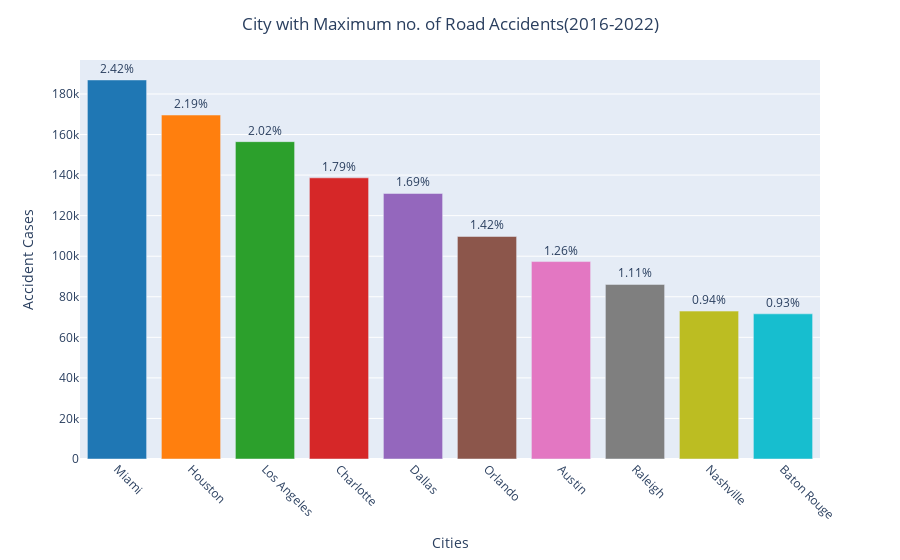

Notebook cell for this chart:
### Code cell
total_cases = len(df)

# Calculate the percentage of total cases for each city
top_10_cities['Percentage'] = (top_10_cities['Cases'] / total_cases) * 100

# Define custom colors for the bars
custom_colors = ['#1f77b4', '#ff7f0e', '#2ca02c', '#d62728', '#9467bd',
                 '#8c564b', '#e377c2', '#7f7f7f', '#bcbd22', '#17becf']

fig = px.bar(
    top_10_cities,
    x='City',
    y='Cases',
    color='City',  
    color_discrete_sequence=custom_colors, 
    text='Percentage',  
    labels={'Percentage': 'Percentage (%)', 'Cases': 'Accident Cases', 'City': 'Cities'}  
)

fig.update_xaxes(tickangle=45) 

# Display percentage as text on top of bars with a specific format
fig.update_traces(texttemplate='%{text:.2f}%', textposition='outside')

fig.update_layout(showlegend=False,
                  title={'text':'City with Maximum no. of Road Accidents(2016-2022)', 'x':0.5}                 )

fig.show()

### Figure 1 — Plotly figure (JSON) as saved in the notebook; plotly's stock layout.template omitted (floating-point values rounded to 4 significant figures)
{"data": [{"alignmentgroup": "True", "hovertemplate": "Cities=%{x}<br>Accident Cases=%{y}<br>Percentage (%)=%{text}<extra></extra>", "legendgroup": "Miami", "marker": {"color": "#1f77b4", "pattern": {"shape": ""}}, "name": "Miami", "offsetgroup": "Miami", "orientation": "v", "showlegend": true, "text": [2.419], "textposition": "outside", "texttemplate": "%{text:.2f}%", "type": "bar", "x": ["Miami"], "xaxis": "x", "y": [186917], "yaxis": "y"}, {"alignmentgroup": "True", "hovertemplate": "Cities=%{x}<br>Accident Cases=%{y}<br>Percentage (%)=%{text}<extra></extra>", "legendgroup": "Houston", "marker": {"color": "#ff7f0e", "pattern": {"shape": ""}}, "name": "Houston", "offsetgroup": "Houston", "orientation": "v", "showlegend": true, "text": [2.195], "textposition": "outside", "texttemplate": "%{text:.2f}%", "type": "bar", "x": ["Houston"], "xaxis": "x", "y": [169609], "yaxis": "y"}, {"alignmentgroup": "True", "hovertemplate": "Cities=%{x}<br>Accident Cases=%{y}<br>Percentage (%)=%{text}<extra></extra>", "legendgroup": "Los Angeles", "marker": {"color": "#2ca02c", "pattern": {"shape": ""}}, "name": "Los Angeles", "offsetgroup": "Los Angeles", "orientation": "v", "showlegend": true, "text": [2.025], "textposition": "outside", "texttemplate": "%{text:.2f}%", "type": "bar", "x": ["Los Angeles"], "xaxis": "x", "y": [156491], "yaxis": "y"}, {"alignmentgroup": "True", "hovertemplate": "Cities=%{x}<br>Accident Cases=%{y}<br>Percentage (%)=%{text}<extra></extra>", "legendgroup": "Charlotte", "marker": {"color": "#d62728", "pattern": {"shape": ""}}, "name": "Charlotte", "offsetgroup": "Charlotte", "orientation": "v", "showlegend": true, "text": [1.794], "textposition": "outside", "texttemplate": "%{text:.2f}%", "type": "bar", "x": ["Charlotte"], "xaxis": "x", "y": [138652], "yaxis": "y"}, {"alignmentgroup": "True", "hovertemplate": "Cities=%{x}<br>Accident Cases=%{y}<br>Percentage (%)=%{text}<extra></extra>", "legendgroup": "Dallas", "marker": {"color": "#9467bd", "pattern": {"shape": ""}}, "name": "Dallas", "offsetgroup": "Dallas", "orientation": "v", "showlegend": true, "text": [1.694], "textposition": "outside", "texttemplate": "%{text:.2f}%", "type": "bar", "x": ["Dallas"], "xaxis": "x", "y": [130939], "yaxis": "y"}, {"alignmentgroup": "True", "hovertemplate": "Cities=%{x}<br>Accident Cases=%{y}<br>Percentage (%)=%{text}<extra></extra>", "legendgroup": "Orlando", "marker": {"color": "#8c564b", "pattern": {"shape": ""}}, "name": "Orlando", "offsetgroup": "Orlando", "orientation": "v", "showlegend": true, "text": [1.42], "textposition": "outside", "texttemplate": "%{text:.2f}%", "type": "bar", "x": ["Orlando"], "xaxis": "x", "y": [109733], "yaxis": "y"}, {"alignmentgroup": "True", "hovertemplate": "Cities=%{x}<br>Accident Cases=%{y}<br>Percentage (%)=%{text}<extra></extra>", "legendgroup": "Austin", "marker": {"color": "#e377c2", "pattern": {"shape": ""}}, "name": "Austin", "offsetgroup": "Austin", "orientation": "v", "showlegend": true, "text": [1.26], "textposition": "outside", "texttemplate": "%{text:.2f}%", "type": "bar", "x": ["Austin"], "xaxis": "x", "y": [97359], "yaxis": "y"}, {"alignmentgroup": "True", "hovertemplate": "Cities=%{x}<br>Accident Cases=%{y}<br>Percentage (%)=%{text}<extra></extra>", "legendgroup": "Raleigh", "marker": {"color": "#7f7f7f", "pattern": {"shape": ""}}, "name": "Raleigh", "offsetgroup": "Raleigh", "orientation": "v", "showlegend": true, "text": [1.114], "textposition": "outside", "texttemplate": "%{text:.2f}%", "type": "bar", "x": ["Raleigh"], "xaxis": "x", "y": [86079], "yaxis": "y"}, {"alignmentgroup": "True", "hovertemplate": "Cities=%{x}<br>Accident Cases=%{y}<br>Percentage (%)=%{text}<extra></extra>", "legendgroup": "Nashville", "marker": {"color": "#bcbd22", "pattern": {"shape": ""}}, "name": "Nashville", "offsetgroup": "Nashville", "orientation": "v", "showlegend": true, "text": [0.9437], "textposition": "outside", "texttemplate": "%{text:.2f}%", "type": "bar", "x": ["Nashville"], "xaxis": "x", "y": [72930], "yaxis": "y"}, {"alignmentgroup": "True", "hovertemplate": "Cities=%{x}<br>Accident Cases=%{y}<br>Percentage (%)=%{text}<extra></extra>", "legendgroup": "Baton Rouge", "marker": {"color": "#17becf", "pattern": {"shape": ""}}, "name": "Baton Rouge", "offsetgroup": "Baton Rouge", "orientation": "v", "showlegend": true, "text": [0.9263], "textposition": "outside", "texttemplate": "%{text:.2f}%", "type": "bar", "x": ["Baton Rouge"], "xaxis": "x", "y": [71588], "yaxis": "y"}], "layout": {"barmode": "relative", "legend": {"title": {"text": "Cities"}, "tracegroupgap": 0}, "margin": {"t": 60}, "showlegend": false, "title": {"text": "City with Maximum no. of Road Accidents(2016-2022)", "x": 0.5}, "xaxis": {"anchor": "y", "categoryarray": ["Miami", "Houston", "Los Angeles", "Charlotte", "Dallas", "Orlando", "Austin", "Raleigh", "Nashville", "Baton Rouge"], "categoryorder": "array", "domain": [0, 1], "tickangle": 45, "title": {"text": "Cities"}}, "yaxis": {"anchor": "x", "domain": [0, 1], "title": {"text": "Accident Cases"}}}}
